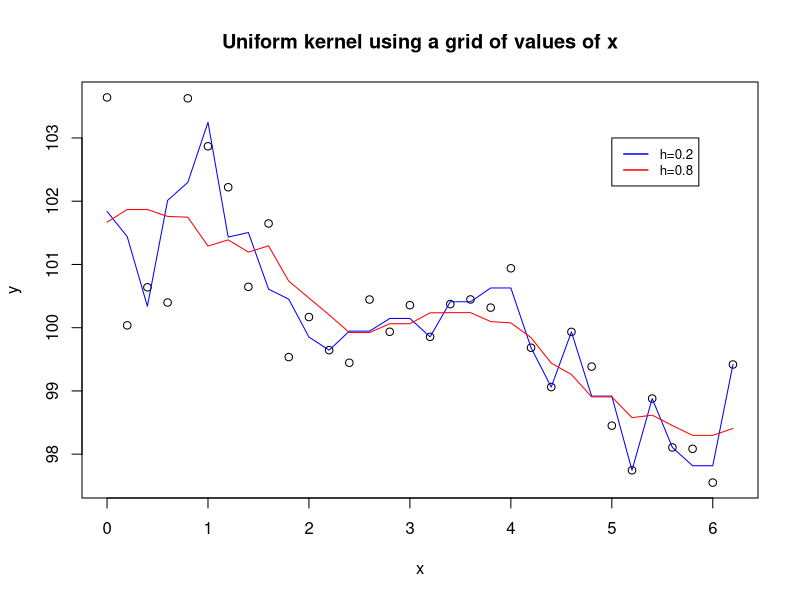

This figure's R source:
# CODE1102
rm(list=ls()) # CLEAR WORKSPACE
set.seed(195021)
x<-seq(from=0, to=2*pi,by=0.2)
f0<-function(x){ 100+sin(2*x)+cos(x/2) }
R2<-2/3
y<-f0(x)+rnorm(n=length(x),sd=sqrt(var(f0(x))*(1-R2)/R2))
d <- as.matrix(dist(x))
h <- 0.2
d2 <- ifelse(d <= h,1,0)
div <- apply(d2,1,sum)
rx <- d2%*%y/div
#setwd("C:/Users/au223137/Dropbox/Rsessions/MarkDown")
#pdf("C:/Users/au223137/Dropbox/Rsessions/MarkDown/Figures/
#      uniformgrid.pdf")

plot(y~x,main='Uniform kernel using a grid of values of x')
lines(x,rx,col="blue")
h <- 0.8
d2 <- ifelse(d <= h,1,0)
div <- apply(d2,1,sum)
rx <- d2%*%y/div
lines(x,rx,col="red")
legend(5, 103, legend=c("h=0.2", "h=0.8"),
       col=c("blue","red"),lty=1:1, lwd=c(1.5,1.5), cex=0.8)
#dev.off()